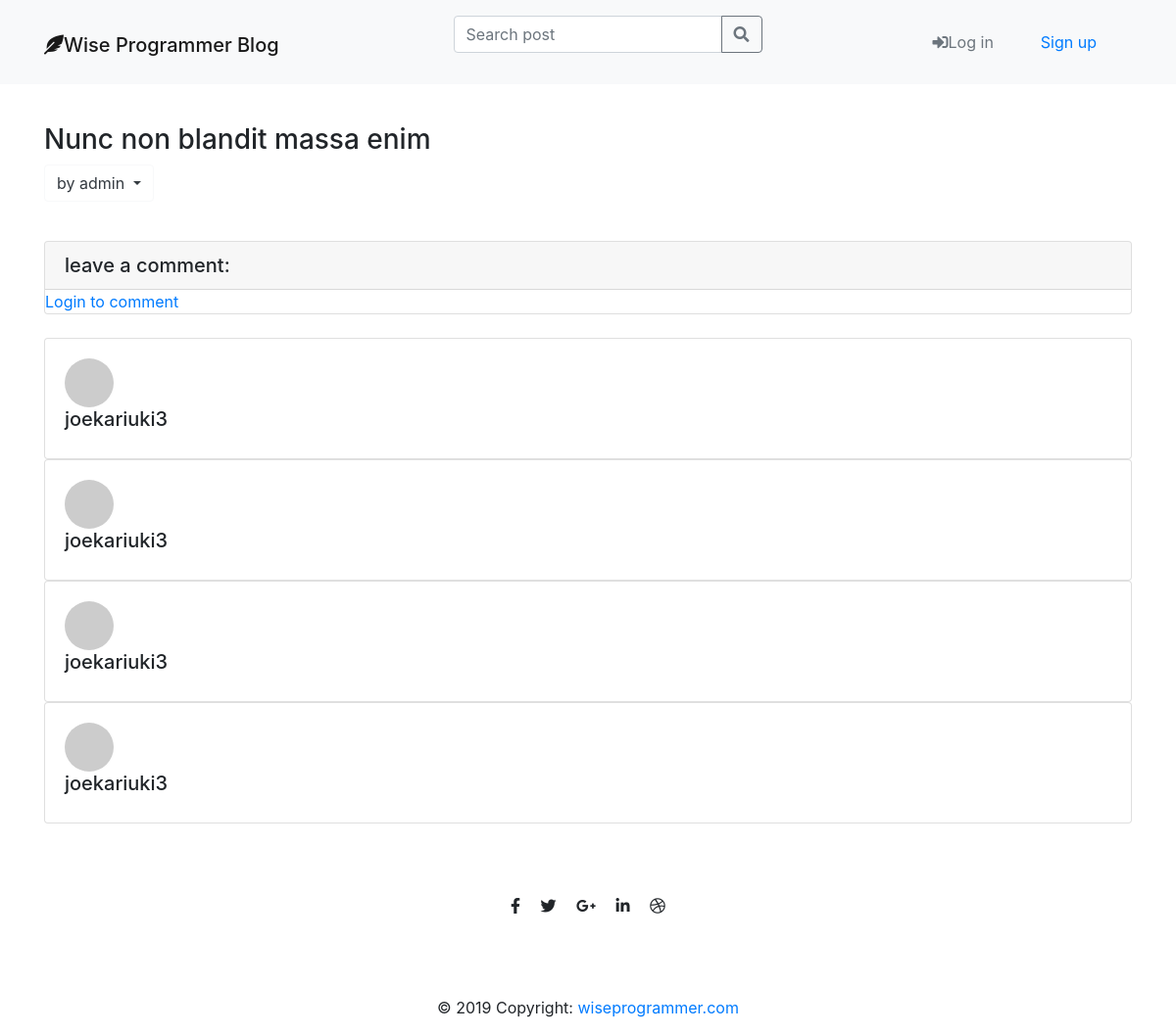
Screenshot of /post/53/ with the database file from the repository.
### blog/models.py (models this page shows, shortened)
class Post(models.Model):
    author = models.ForeignKey('auth.User', on_delete=models.CASCADE)
    title = models.CharField(max_length=60)
    text = models.TextField()
    created_date = models.DateTimeField(default=timezone.now)
    published_date = models.DateTimeField(blank=True, null=True)
    edited_date = models.DateTimeField(blank=True, null=True)

class Comment(models.Model):
    post = models.ForeignKey(
        'blog.Post', on_delete=models.CASCADE, related_name='comments')
    author = models.CharField(max_length=200)
    text = models.TextField()
    created_date = models.DateTimeField(default=timezone.now)
    approve_date = models.DateTimeField(blank=True, null=True)
    approved = models.BooleanField(default=False)

### blog/views.py (the view)
# urls.py: path('post/<int:pk>/', views.post_detail, name='post_detail'),
def post_detail(request, pk):
    post = get_object_or_404(Post, pk=pk)
    form = CommentForm(request.POST)
    author_name = post.author
    user_name = request.user
    author_posts = Post.objects.filter(author=author_name)
    author_posts_count = str(author_posts.count())
    author_details = User.objects.get(username=author_name)
    stuff_for_frontend = {'post': post, 'form': form,
                          'author_details': author_details,
                          'author_posts_count': author_posts_count,
                          'author_posts': author_posts,
                          'author_name': author_name,
                          'user_name': user_name}
    return render(request, 'blog/post_detail.html', stuff_for_frontend)

### blog/forms.py
class CommentForm(forms.ModelForm):
    helper = FormHelper()
    helper.form_method = 'POST'
    submit = helper.add_input(Submit('Comment', 'Comment'))
    text = forms.CharField(widget=forms.Textarea(
        attrs={'class': 'form-control ', 'placeholder': 'Comment', 'rows': '0'}))
    class Meta:
        model = Comment
        fields = ('text',)

### blog/templatetags/markdownify.py (called while the page is built)
@register.filter
def markdown(value):
    renderer = HighlightRenderer()
    markdown = mistune.Markdown(renderer=renderer)
    return markdown(value)

### blog/templates/blog/post_detail.html (shortened to what this page needs)
{% extends 'blog/base.html' %}
{% load markdownify %}
{% load crispy_forms_tags %}
{% block mainnav %}
    {% include "navbar.html" %}
{% endblock %}
{% block content%}
<div class="col-xs-12 col-sm-12 col-md-10 col-lg-9 col-xl-8">
    </div>
  </div>
  <div>
    <h3 class="">{{ post.title }}</h3>
    <div class="btn-group">
        <button class=" btn btn-outline-light dropdown-toggle text-dark" data-toggle="dropdown" aria-haspopup="true" aria-expanded="false" style="align:center;">
          by {{post.author}}
        </button>
    </div>
    <br>
  </div>
  {% if  post.published_date %}
  <div class="card comment-card">
    <div>
      <h5 class="card-header">leave a comment:</h5>
      {% if user.is_authenticated %}
      <div class="card-body">
        <form method="post" action="{% url 'add_comment_to_post' pk=post.pk %}">
          {% csrf_token %}
          {{ form|crispy }}
          <button type="submit" class="btn btn-primary">Comment</button>
        </form>
        {% else %}
        <a href="{% url 'add_comment_to_post' pk=post.pk  %}">Login to comment</a>
      </div>
      {% endif %}
      {% endif %}
    </div>
    <br>
    {% if post.published_date %}
    <div>
      {% for comment in post.comments.all reversed %}
      {% if user.is_authenticated or comment.approved %}
      <div class="card card-body media-body">
        <div>
        <img class=" mr-3 rounded-circle" src="http://placehold.it/50x50" alt="">
          <h5 class="mt-0">{{comment.author}}</h5>
        </div>
      </div>
      {% endif %}
      {% endfor %}
    </div>
    {% endif %}
  </div>
{% endblock %}

### rows the page displays
Post: title "Nunc non blandit massa enim", author "admin"
Comment: approved True (drawn), author "joekariuki3"
Comment: approved True (drawn), author "joekariuki3"
Comment: approved True (drawn), author "joekariuki3"
Comment: approved True (drawn), author "joekariuki3"
